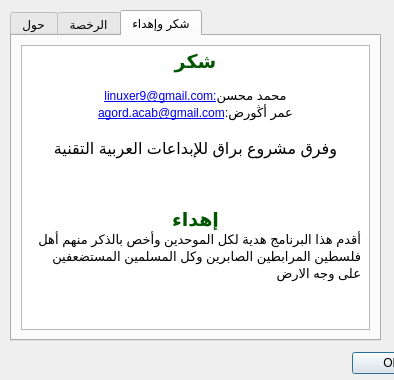
<?xml version="1.0" encoding="UTF-8"?>
<ui version="4.0">
 <class>Dialog</class>
 <widget class="QDialog" name="Dialog">
  <property name="geometry">
   <rect>
    <x>0</x>
    <y>0</y>
    <width>394</width>
    <height>380</height>
   </rect>
  </property>
  <property name="windowTitle">
   <string>عن البرنامج</string>
  </property>
  <property name="windowIcon">
   <iconset>
    <normaloff>icon.svg</normaloff>icon.svg</iconset>
  </property>
  <widget class="QTabWidget" name="tabWidget">
   <property name="geometry">
    <rect>
     <x>10</x>
     <y>10</y>
     <width>371</width>
     <height>331</height>
    </rect>
   </property>
   <property name="currentIndex">
    <number>2</number>
   </property>
   <widget class="QWidget" name="tab">
    <attribute name="title">
     <string>حول</string>
    </attribute>
    <layout class="QGridLayout" name="gridLayout_2">
     <item row="0" column="2">
      <widget class="QLabel" name="label_3">
       <property name="text">
        <string>&lt;!DOCTYPE HTML PUBLIC &quot;-//W3C//DTD HTML 4.0//EN&quot; &quot;http://www.w3.org/TR/REC-html40/strict.dtd&quot;&gt;
&lt;html&gt;&lt;head&gt;&lt;meta name=&quot;qrichtext&quot; content=&quot;1&quot; /&gt;&lt;style type=&quot;text/css&quot;&gt;
p, li { white-space: pre-wrap; }
&lt;/style&gt;&lt;/head&gt;&lt;body style=&quot; font-family:'Sans Serif'; font-size:9pt; font-weight:400; font-style:normal;&quot;&gt;
&lt;table border=&quot;0&quot; style=&quot;-qt-table-type: root; margin-top:4px; margin-bottom:4px; margin-left:4px; margin-right:4px;&quot;&gt;
&lt;tr&gt;
&lt;td style=&quot;border: none;&quot;&gt;
&lt;p align=&quot;center&quot; style=&quot; margin-top:0px; margin-bottom:0px; margin-left:0px; margin-right:0px; -qt-block-indent:0; text-indent:0px;&quot;&gt;&lt;span style=&quot; font-family:'KacstLetter,arial'; font-size:14pt; color:#005500;&quot;&gt;بسم الله الرحمن الرحيم&lt;/span&gt;&lt;/p&gt;
&lt;p align=&quot;center&quot; style=&quot;-qt-paragraph-type:empty; margin-top:0px; margin-bottom:0px; margin-left:0px; margin-right:0px; -qt-block-indent:0; text-indent:0px; font-family:'Arial'; font-size:10pt;&quot;&gt;&lt;br /&gt;&lt;/p&gt;
&lt;p align=&quot;center&quot; style=&quot; margin-top:0px; margin-bottom:0px; margin-left:0px; margin-right:0px; -qt-block-indent:0; text-indent:0px;&quot;&gt;&lt;span style=&quot; font-family:'Arial'; font-size:10pt;&quot;&gt;&lt;br /&gt;&lt;/span&gt;&lt;img src=&quot;:/icon/128x128.svg&quot; /&gt;&lt;span style=&quot; font-family:'Arial'; font-size:10pt;&quot;&gt;&lt;br /&gt;&lt;/span&gt;&lt;/p&gt;
&lt;p align=&quot;center&quot; style=&quot; margin-top:0px; margin-bottom:0px; margin-left:0px; margin-right:0px; -qt-block-indent:0; text-indent:0px;&quot;&gt;&lt;span style=&quot; font-size:18pt; color:#ff0004;&quot;&gt;كُتّاب&lt;br /&gt;&lt;/span&gt;برنامج لتدريب على الطباعة بالعربية&lt;br /&gt;&lt;/p&gt;
&lt;p align=&quot;center&quot; style=&quot; margin-top:0px; margin-bottom:0px; margin-left:0px; margin-right:0px; -qt-block-indent:0; text-indent:0px;&quot;&gt;&lt;span style=&quot; font-family:'KacstLetter,arial'; font-size:11pt; color:#000000;&quot;&gt;تأليف : &lt;/span&gt;&lt;span style=&quot; font-family:'Arial'; font-size:11pt; font-weight:600; color:#000000;&quot;&gt;نوفل اليوسفي&lt;br /&gt;&amp;lt;&lt;/span&gt;&lt;a href=&quot;mailto:n.elyousfi@gmail.com&quot;&gt;&lt;span style=&quot; text-decoration: underline; color:#0000ee;&quot;&gt;n.elyousfi@gmail.com&lt;/span&gt;&lt;/a&gt;&lt;span style=&quot; font-family:'Arial'; font-size:11pt; font-weight:600; color:#000000;&quot;&gt;&amp;gt;&lt;/span&gt;&lt;/p&gt;
&lt;p align=&quot;center&quot; style=&quot; margin-top:0px; margin-bottom:0px; margin-left:0px; margin-right:0px; -qt-block-indent:0; text-indent:0px;&quot;&gt;&lt;span style=&quot; font-family:'KacstLetter,arial'; font-size:11pt; color:#000000;&quot;&gt;الاصدار :1.1&lt;/span&gt;&lt;/p&gt;
&lt;p align=&quot;center&quot; style=&quot; margin-top:0px; margin-bottom:0px; margin-left:0px; margin-right:0px; -qt-block-indent:0; text-indent:0px;&quot;&gt;&lt;span style=&quot; font-family:'Ubuntu';&quot;&gt;&lt;br /&gt;&lt;/span&gt;&lt;/p&gt;
&lt;p align=&quot;right&quot; style=&quot;-qt-paragraph-type:empty; margin-top:0px; margin-bottom:0px; margin-left:0px; margin-right:0px; -qt-block-indent:0; text-indent:0px; font-family:'KacstLetter,arial'; font-size:11pt; color:#000000;&quot;&gt;&lt;br /&gt;&lt;/p&gt;
&lt;p align=&quot;right&quot; style=&quot; margin-top:0px; margin-bottom:0px; margin-left:0px; margin-right:0px; -qt-block-indent:0; text-indent:0px;&quot;&gt;&lt;span style=&quot; font-family:'KacstLetter,arial'; font-size:11pt; color:#000000;&quot;&gt;&lt;br /&gt;&lt;/span&gt;&lt;/p&gt;&lt;/td&gt;&lt;/tr&gt;&lt;/table&gt;&lt;/body&gt;&lt;/html&gt;</string>
       </property>
       <property name="openExternalLinks">
        <bool>true</bool>
       </property>
      </widget>
     </item>
    </layout>
   </widget>
   <widget class="QWidget" name="tab_2">
    <attribute name="title">
     <string>الرخصة</string>
    </attribute>
    <layout class="QGridLayout" name="gridLayout">
     <item row="0" column="0">
      <widget class="QTextBrowser" name="textBrowser">
       <property name="html">
        <string>&lt;!DOCTYPE HTML PUBLIC &quot;-//W3C//DTD HTML 4.0//EN&quot; &quot;http://www.w3.org/TR/REC-html40/strict.dtd&quot;&gt;
&lt;html&gt;&lt;head&gt;&lt;meta name=&quot;qrichtext&quot; content=&quot;1&quot; /&gt;&lt;title&gt;GNU General Public License - GNU Project - Free Software Foundation (FSF)&lt;/title&gt;&lt;style type=&quot;text/css&quot;&gt;
p, li { white-space: pre-wrap; }
&lt;/style&gt;&lt;/head&gt;&lt;body style=&quot; font-family:'Sans Serif'; font-size:9pt; font-weight:400; font-style:normal;&quot;&gt;
&lt;table border=&quot;0&quot; style=&quot;-qt-table-type: root; margin-top:4px; margin-bottom:4px; margin-left:4px; margin-right:4px;&quot;&gt;
&lt;tr&gt;
&lt;td style=&quot;border: none;&quot;&gt;
&lt;p align=&quot;center&quot; dir='rtl' style=&quot; margin-top:0px; margin-bottom:0px; margin-left:0px; margin-right:0px; -qt-block-indent:0; text-indent:0px;&quot;&gt;&lt;span style=&quot; font-size:14pt;&quot;&gt;كتاب برمجية حرة: يمكنك توزيعه و/أو تعديله حسب بنود رخصة وقف العامة  كما نشرته موقع أعجوبة لينكس، الإصدار التاني أو أي إصدار أحدث (حسب رغبتك).&lt;/span&gt;&lt;/p&gt;
&lt;p align=&quot;center&quot; style=&quot;-qt-paragraph-type:empty; margin-top:0px; margin-bottom:0px; margin-left:0px; margin-right:0px; -qt-block-indent:0; text-indent:0px; font-size:14pt;&quot;&gt;&lt;br /&gt;&lt;/p&gt;
&lt;p align=&quot;center&quot; dir='rtl' style=&quot; margin-top:0px; margin-bottom:0px; margin-left:0px; margin-right:0px; -qt-block-indent:0; text-indent:0px;&quot;&gt;&lt;span style=&quot; font-size:14pt;&quot;&gt;يوزع كتاب على أمل أن يكون مفيدًا، ولكن دون أية ضمانات، بما في ذلك ضمانات قابلية البرنامج للتسويق أو الملاءمة لغرض معين. انظر نص رخصة وقف العامة لمزيد من التفاصيل.&lt;/span&gt;&lt;/p&gt;
&lt;p align=&quot;center&quot; dir='rtl' style=&quot; margin-top:0px; margin-bottom:0px; margin-left:0px; margin-right:0px; -qt-block-indent:0; text-indent:0px;&quot;&gt;&lt;span style=&quot; font-size:14pt;&quot;&gt;&amp;lt;&lt;/span&gt;&lt;a href=&quot;http://ojuba.org/wiki/waqf-2.0/&quot;&gt;&lt;span style=&quot; text-decoration: underline; color:#0000ee;&quot;&gt;http://ojuba.org/wiki/waqf-2.0/&lt;/span&gt;&lt;/a&gt;&lt;span style=&quot; font-size:14pt;&quot;&gt;&amp;gt;.&lt;/span&gt;&lt;/p&gt;
&lt;p align=&quot;center&quot; style=&quot; margin-top:0px; margin-bottom:0px; margin-left:0px; margin-right:0px; -qt-block-indent:0; text-indent:0px;&quot;&gt;&lt;span style=&quot; font-family:'Arial'; font-size:10pt;&quot;&gt;&lt;br /&gt;&lt;/span&gt;&lt;/p&gt;
&lt;p style=&quot;-qt-paragraph-type:empty; margin-top:12px; margin-bottom:12px; margin-left:0px; margin-right:0px; -qt-block-indent:0; text-indent:0px; font-family:'Ubuntu';&quot;&gt;&lt;br /&gt;&lt;/p&gt;
&lt;p style=&quot; margin-top:0px; margin-bottom:0px; margin-left:0px; margin-right:0px; -qt-block-indent:0; text-indent:0px;&quot;&gt;&lt;span style=&quot; font-family:'Ubuntu';&quot;&gt;&lt;br /&gt;&lt;/span&gt;&lt;/p&gt;&lt;/td&gt;&lt;/tr&gt;&lt;/table&gt;&lt;/body&gt;&lt;/html&gt;</string>
       </property>
      </widget>
     </item>
    </layout>
   </widget>
   <widget class="QWidget" name="tab_3">
    <attribute name="title">
     <string>شكر وإهداء</string>
    </attribute>
    <layout class="QGridLayout" name="gridLayout_3">
     <item row="0" column="0">
      <widget class="QTextBrowser" name="textBrowser_2">
       <property name="html">
        <string>&lt;!DOCTYPE HTML PUBLIC &quot;-//W3C//DTD HTML 4.0//EN&quot; &quot;http://www.w3.org/TR/REC-html40/strict.dtd&quot;&gt;
&lt;html&gt;&lt;head&gt;&lt;meta name=&quot;qrichtext&quot; content=&quot;1&quot; /&gt;&lt;style type=&quot;text/css&quot;&gt;
p, li { white-space: pre-wrap; }
&lt;/style&gt;&lt;/head&gt;&lt;body style=&quot; font-family:'Sans Serif'; font-size:9pt; font-weight:400; font-style:normal;&quot;&gt;
&lt;table border=&quot;0&quot; style=&quot;-qt-table-type: root; margin-top:4px; margin-bottom:4px; margin-left:4px; margin-right:4px;&quot;&gt;
&lt;tr&gt;
&lt;td style=&quot;border: none;&quot;&gt;
&lt;p align=&quot;center&quot; style=&quot; margin-top:0px; margin-bottom:0px; margin-left:0px; margin-right:0px; -qt-block-indent:0; text-indent:0px;&quot;&gt;&lt;span style=&quot; font-family:'KacstLetter,arial'; font-size:14pt; font-weight:600; color:#005500;&quot;&gt;شكر&lt;/span&gt;&lt;/p&gt;
&lt;p align=&quot;center&quot; style=&quot; margin-top:0px; margin-bottom:0px; margin-left:0px; margin-right:0px; -qt-block-indent:0; text-indent:0px;&quot;&gt;&lt;br /&gt;&lt;a href=&quot;mailto:linuxer9@gmail.com&quot;&gt;&lt;span style=&quot; text-decoration: underline; color:#0000ee;&quot;&gt;linuxer9@gmail.com:&lt;/span&gt;&lt;/a&gt;&lt;span style=&quot; font-size:10pt;&quot;&gt;محمد محسن&lt;br /&gt;&lt;/span&gt;&lt;a href=&quot;mailto:agord.acab@gmail.com&quot;&gt;&lt;span style=&quot; text-decoration: underline; color:#0000ee;&quot;&gt;agord.acab@gmail.com&lt;/span&gt;&lt;/a&gt;&lt;span style=&quot; font-size:10pt;&quot;&gt;:عمر أڭورض&lt;/span&gt;&lt;/p&gt;
&lt;p align=&quot;center&quot; style=&quot; margin-top:0px; margin-bottom:0px; margin-left:0px; margin-right:0px; -qt-block-indent:0; text-indent:0px;&quot;&gt;&lt;span style=&quot; font-family:'Microsoft Sans Serif'; font-size:12pt;&quot;&gt;&lt;br /&gt;وفرق مشروع براق للإبداعات العربية التقنية&lt;br /&gt;&lt;br /&gt;&lt;br /&gt;&lt;/span&gt;&lt;/p&gt;
&lt;p align=&quot;center&quot; style=&quot; margin-top:0px; margin-bottom:0px; margin-left:0px; margin-right:0px; -qt-block-indent:0; text-indent:0px;&quot;&gt;&lt;span style=&quot; font-family:'KacstLetter,arial'; font-size:14pt; font-weight:600; color:#005500;&quot;&gt;إهداء&lt;/span&gt;&lt;/p&gt;
&lt;p align=&quot;right&quot; style=&quot; margin-top:0px; margin-bottom:0px; margin-left:4px; margin-right:4px; -qt-block-indent:0; text-indent:0px;&quot;&gt;&lt;span style=&quot; font-family:'KacstLetter,arial'; font-size:10pt; color:#000000;&quot;&gt;أقدم هذا البرنامج هدية لكل الموحدين وأخص بالذكر منهم أهل فلسطين المرابطين الصابرين وكل المسلمين المستضعفين على وجه الارض&lt;/span&gt;&lt;/p&gt;
&lt;p align=&quot;right&quot; style=&quot; margin-top:0px; margin-bottom:0px; margin-left:0px; margin-right:0px; -qt-block-indent:0; text-indent:0px;&quot;&gt;&lt;span style=&quot; font-family:'KacstLetter,arial'; font-size:10pt; color:#000000;&quot;&gt; &lt;/span&gt;&lt;/p&gt;&lt;/td&gt;&lt;/tr&gt;&lt;/table&gt;&lt;/body&gt;&lt;/html&gt;</string>
       </property>
       <property name="tabStopWidth">
        <number>80</number>
       </property>
       <property name="openExternalLinks">
        <bool>true</bool>
       </property>
       <property name="openLinks">
        <bool>true</bool>
       </property>
      </widget>
     </item>
    </layout>
   </widget>
  </widget>
  <widget class="QDialogButtonBox" name="buttonBox">
   <property name="geometry">
    <rect>
     <x>10</x>
     <y>350</y>
     <width>422</width>
     <height>26</height>
    </rect>
   </property>
   <property name="orientation">
    <enum>Qt::Horizontal</enum>
   </property>
   <property name="standardButtons">
    <set>QDialogButtonBox::Ok</set>
   </property>
  </widget>
 </widget>
 <resources>
  <include location="record.qrc"/>
 </resources>
 <connections/>
</ui>
